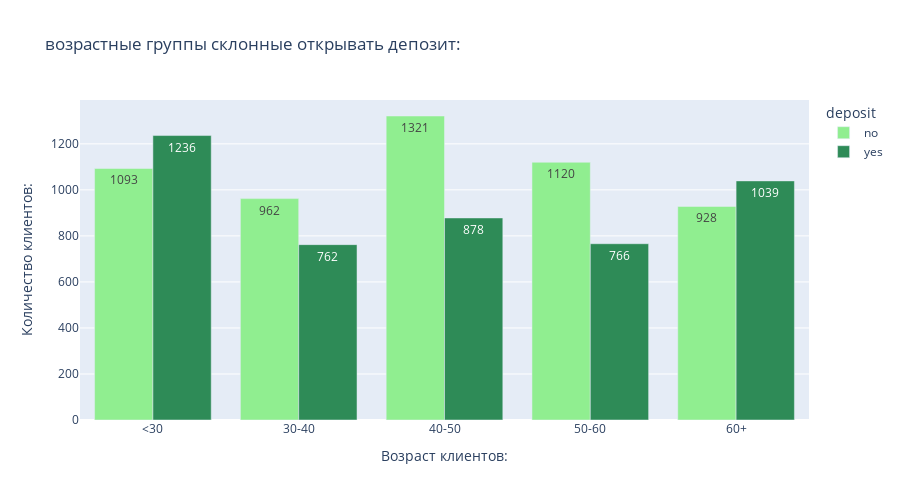

The notebook cell saved with this chart:
### Code cell
pivot_age = data.pivot_table(
    index = 'AgeCategory',
    columns = 'deposit',
    values = 'campaign',    
    aggfunc = 'count')

# Построим многоуровневую столбчатую диаграмму:
fig = px.bar(pivot_age,
    barmode = 'group',
    # Заголовок графика:
    title = '''возрастные группы склонные открывать депозит:''',
    # Цвет графика:
    color_discrete_sequence = ['lightgreen', 'seagreen'],
    # Высота графика:
    height = 500,
    # Выведем количество наблюдений в каждом столбце:
    text_auto = True
    )
# Присваиваем заголовки осей координат:
fig.update_xaxes(title_text = 'Возраст клиентов:')
fig.update_yaxes(title_text = 'Количество клиентов:')
# Выводим результат на экран:
fig.show()

### Figure 1 — Plotly figure (JSON) as saved in the notebook; plotly's stock layout.template omitted (floating-point values rounded to 4 significant figures)
{"data": [{"alignmentgroup": "True", "hovertemplate": "deposit=no<br>AgeCategory=%{x}<br>value=%{y}<extra></extra>", "legendgroup": "no", "marker": {"color": "lightgreen", "pattern": {"shape": ""}}, "name": "no", "offsetgroup": "no", "orientation": "v", "showlegend": true, "textposition": "auto", "texttemplate": "%{y}", "type": "bar", "x": ["<30", "30-40", "40-50", "50-60", "60+"], "xaxis": "x", "y": [1093, 962, 1321, 1120, 928], "yaxis": "y"}, {"alignmentgroup": "True", "hovertemplate": "deposit=yes<br>AgeCategory=%{x}<br>value=%{y}<extra></extra>", "legendgroup": "yes", "marker": {"color": "seagreen", "pattern": {"shape": ""}}, "name": "yes", "offsetgroup": "yes", "orientation": "v", "showlegend": true, "textposition": "auto", "texttemplate": "%{y}", "type": "bar", "x": ["<30", "30-40", "40-50", "50-60", "60+"], "xaxis": "x", "y": [1236, 762, 878, 766, 1039], "yaxis": "y"}], "layout": {"barmode": "group", "height": 500, "legend": {"title": {"text": "deposit"}, "tracegroupgap": 0}, "title": {"text": "возрастные группы склонные открывать депозит:"}, "xaxis": {"anchor": "y", "domain": [0, 1], "title": {"text": "Возраст клиентов:"}}, "yaxis": {"anchor": "x", "domain": [0, 1], "title": {"text": "Количество клиентов:"}}}}
